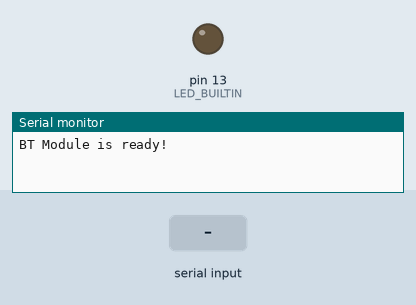
A sketch run on a simulated Arduino Uno, built with avr-gcc and run on an emulated ATmega328P. On the bench: output pins drawn as LEDs (lit = HIGH), the last lines printed to the serial monitor. The inputs (shaded band) are chosen by the test bench.

Above: at 4.2 s.
4.3 s: "1" received over the second serial link
At 5.2 s:
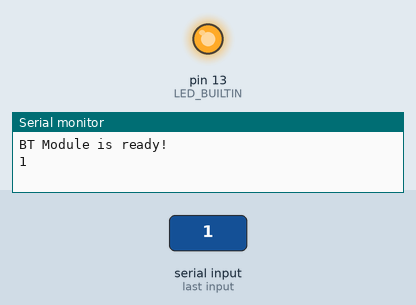
5.8 s: "0" received over the second serial link
At 6.4 s:
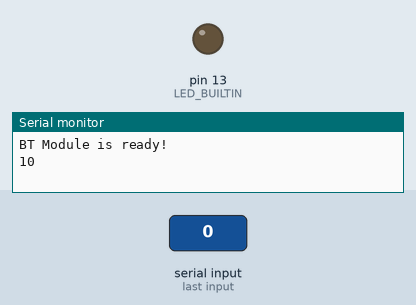
Timing chart, 0 to 8.8 s (numbered marks = the images above; inputs shaded):
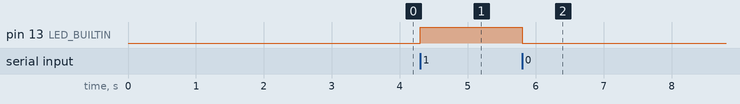

The sketch:

poc_bt.ino
```cpp
/*
 Name:    Bluetooth.ino
 Created: 2016/7/30 13:26:47
 Author:  Fing
HC-06  arduino
VCC---> 5V
GND--->GND
TXD--->D2
RXD--->D3
*/

/*
https://docs.arduino.cc/learn/built-in-libraries/software-serial
https://wds-service-1258344699.file.myqcloud.com/20/12636/pdf/1694067402916eed7c34c55e813358278626d7271051f.pdf
https://docs.qq.com/doc/DUEVrZVhwbWZQdXNm

*/
#include <SoftwareSerial.h>

const byte RX_PIN = 12;//2;
const byte TX_PIN = 13;//3;


// Using software serial port, can speak digital port analog into serial port
SoftwareSerial BT(RX_PIN, TX_PIN);  //New object, receive foot 2, send foot 3
char val;  //Store received variables

void setup() {
   pinMode(LED_BUILTIN, OUTPUT);
  Serial.begin(9600);   //Serial Port Connection with Computer
  Serial.println("BT Module is ready!");
  BT.begin(9600);  //set baud rate
  delay(3000); //delay 5000ms
  BT.print("AT"); //Send AT.
}

void loop() {
  //If the serial port receives the data, it outputs it to the Bluetooth serial port.
  if (Serial.available()) {
    val = Serial.read();
    BT.print(val);
  }

  //If the Bluetooth module data is received, it is output to the screen.
  if (BT.available()) {
    val = BT.read();
    Serial.print(val);

    if (val=='1')
    {
     digitalWrite(LED_BUILTIN, HIGH);

    }
    else if (val=='0')
    {
     digitalWrite(LED_BUILTIN, LOW);

    }

  }
}
```

Measured:
- after the input at 4.3 s, pin 13 (LED_BUILTIN): LOW → HIGH at once
- after the input at 5.8 s, pin 13 (LED_BUILTIN): HIGH → LOW at once
